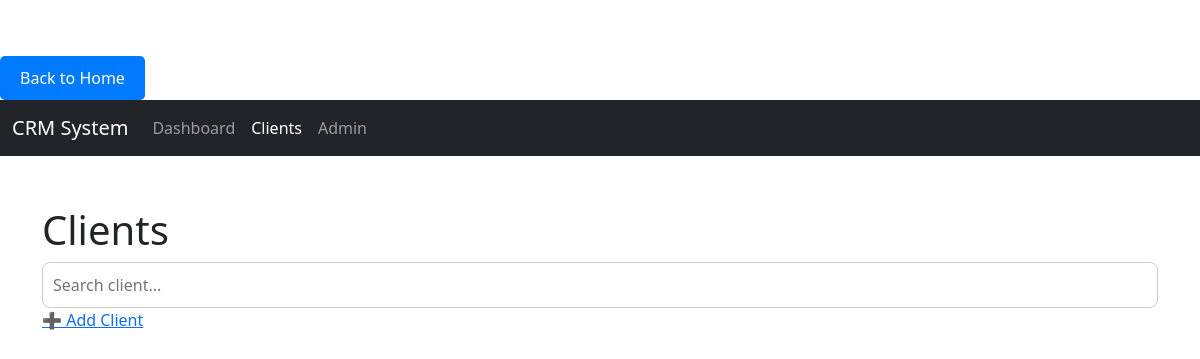
The page /clients/ on the database as committed earlier.
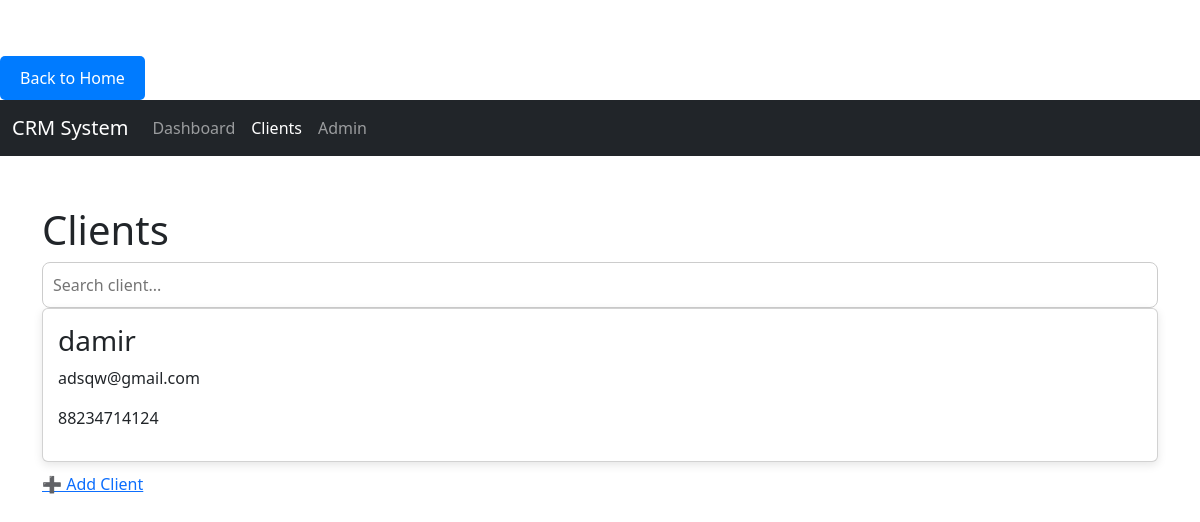
The same page on the database as committed later.
### clients/models.py (models this page shows, shortened)
class Client(models.Model):
    name = models.CharField(max_length=255)
    email = models.EmailField()
    phone = models.CharField(max_length=20)
    company = models.CharField(max_length=255, blank=True)
    created_by = models.ForeignKey(settings.AUTH_USER_MODEL, on_delete=models.CASCADE)
    created_at = models.DateTimeField(auto_now_add=True)
    email = models.EmailField(validators=[EmailValidator()])
    name = models.CharField(max_length=100)
    phone = models.CharField(max_length=20)

### clients/views.py (the view)
# urls.py: path('clients/', clients_page),
def clients_page(request):
    query = request.GET.get('q')
    if query:
        clients = Client.objects.filter(name__icontains=query)
    else:
        clients = Client.objects.all()
    return render(request, 'clients.html', {'clients': clients})

### templates/clients.html (shortened to what this page needs)
<!DOCTYPE html>
<html>
<head>
</head>
<body>
<a href="/" style="text-decoration: none; color: white;">
        <button style="background-color: #007bff; color: white; border: none; padding: 10px 20px; border-radius: 5px; cursor: pointer;">Back to Home</button>
    </a>
    <link href="https://cdn.jsdelivr.net/npm/bootstrap@5.3.0-alpha3/dist/css/bootstrap.min.css" rel="stylesheet">
    <nav class="navbar navbar-expand-lg navbar-dark bg-dark">
        <div class="container-fluid">
            <a class="navbar-brand" href="/">CRM System</a>
            <div class="collapse navbar-collapse" id="navbarNav">
                <ul class="navbar-nav">
                    <li class="nav-item">
                        <a class="nav-link" href="/">Dashboard</a>
                    </li>
                    <li class="nav-item">
                        <a class="nav-link active" aria-current="page" href="/clients/">Clients</a>
                    </li>
                    <li class="nav-item">
                        <a class="nav-link" href="/admin/">Admin</a>
                    </li>
                </ul>
            </div>
        </div>
    </nav>
    <div class="container">
        <h1>Clients</h1>
        <form method="GET">
            <input type="text" name="q" placeholder="Search client...">
        </form>
        {% for client in clients %}
            <div class="card" onclick="alert('Client: {{ client.name }}')">
                <h3>{{ client.name }}</h3>
                <p>{{ client.email }}</p>
                <p>{{ client.phone }}</p>
            </div>
        {% endfor %}
        <a href="/admin/clients/client/add/" style="display:inline-block;margin-bottom:15px;">
    ➕ Add Client
</a>
    </div>
</body>
</html>

Rows that differ between the two databases and show on the page:
added Client: name "damir", email "adsqw@gmail.com", phone "88234714124"
